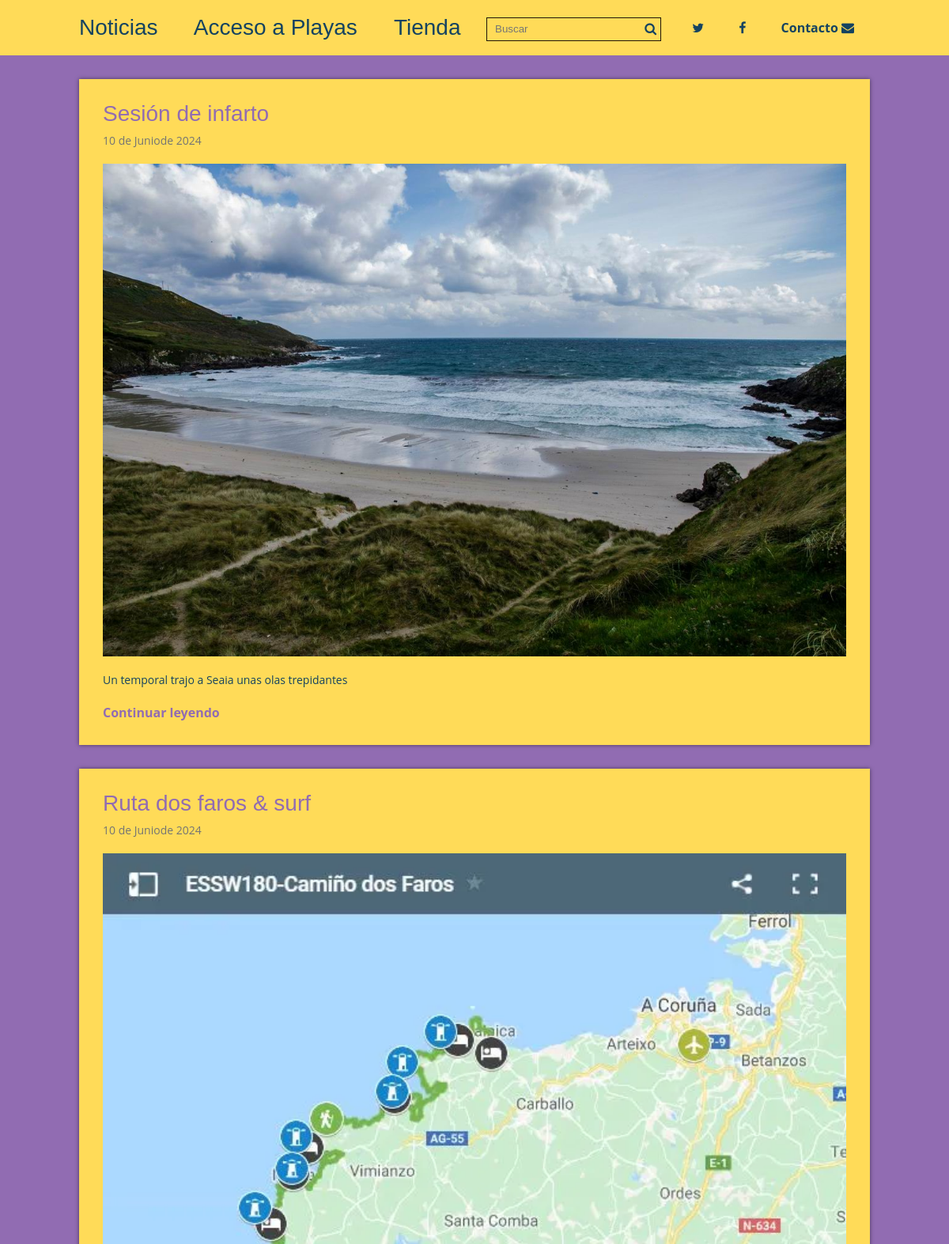
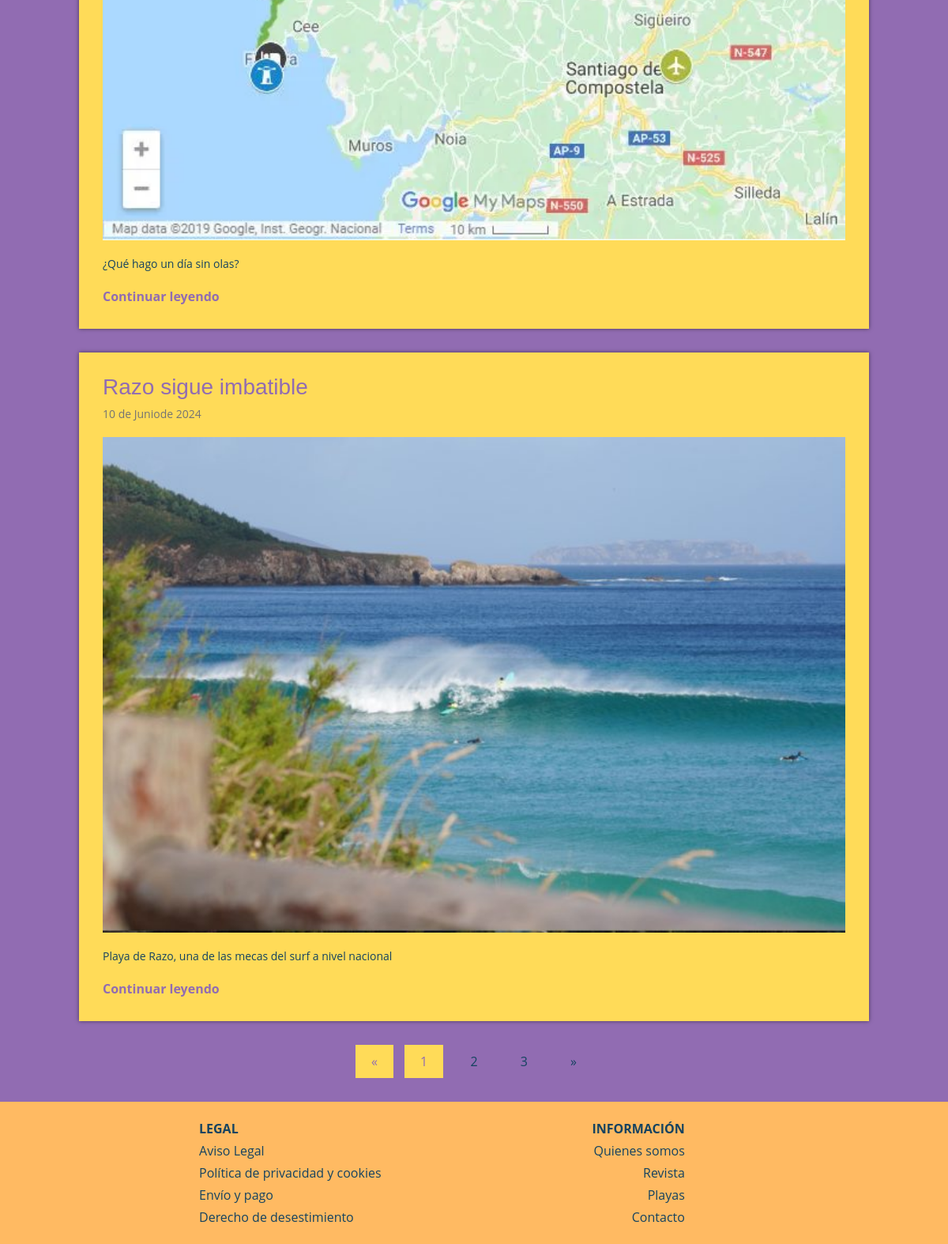
The page /blog/Index.php on the database its author committed (2 pictures, top to bottom).
### tables this page shows
CREATE TABLE IF NOT EXISTS Articulos (
    id INT AUTO_INCREMENT PRIMARY KEY,
    titulo VARCHAR(255) NOT NULL,
    extracto TEXT,
    fecha TIMESTAMP DEFAULT CURRENT_TIMESTAMP,
    text TEXT,
    thumb VARCHAR(255),  
    CodCategoria INT,
    FOREIGN KEY (CodCategoria) REFERENCES Categorias_Articulos(CodCategoria)
);

### blog/admin/config.php (called while the page is built, shortened)
<?php
$blog_config = array(
    'post_por_pagina' => '3',
    'carpeta_imagenes' => 'imagenes/',
);
?>

### blog/functions.php (called while the page is built, shortened)
<?php
function obtener_post($post_por_pagina, $conexion){
    $inicio = (pagina_actual() > 1 ? pagina_actual() * $post_por_pagina - $post_por_pagina : 0);
    $sentencia = $conexion->prepare("SELECT SQL_CALC_FOUND_ROWS * FROM articulos LIMIT $inicio, $post_por_pagina");
    $sentencia->execute();
    return $sentencia->fetchAll();
}
function numero_paginas($post_por_pagina, $conexion){
        $total_post = $conexion->prepare('SELECT FOUND_ROWS() as total');
        $total_post->execute();
        $total_post = $total_post->fetch()['total'];
        $numero_paginas = ceil($total_post / $post_por_pagina);
        return $numero_paginas;
}
function pagina_actual(){
    return isset($_GET['p']) ? (int)$_GET['p'] : 1;
}
function fecha($fecha){
    $timestamp = strtotime($fecha);
    $meses = ['Enero', 'Febrero', 'Marzo', 'Abril', 'Mayo', 'Junio', 'Julio', 'Agosto', 'Septiembre', 'Octubre', 'Noviembre', 'Diciembre'];
    $dia = date('d', $timestamp);
    $mes = date('m', $timestamp) - 1;
    $year = date('Y', $timestamp);
    $fecha = "$dia de " .$meses[$mes] . "de $year";
    return $fecha;
}
?>

### blog/views/index.view.php (the view)
<?php require 'header.php'; ?>
    <div class="contenedor">
    <?php foreach($posts as $post): ?>
    <div class="post">
        <article>
            <h2 class="titulo">
                <a href="single.php?id=<?php echo $post['id']; ?>">
                    <?php echo $post['titulo']; ?>
                </a>
            </h2>
            <p class="fecha"><?php echo fecha( $post['fecha'] ); ?></p>
            <div class="thumb">
                <a href="single.php?id=<?php echo $post['id']; ?>">
                    <img src="<?php echo RUTA; ?>/imagenes/<?php echo $post['thumb']; ?>" alt="">
                </a>
            </div>
            <p class="extracto"><?php echo $post['extracto']; ?></p>
            <a href="single.php?id=<?php echo $post['id']; ?>" class="continuar">Continuar leyendo</a>
        </article>
    </div>
<?php endforeach; ?>
        <?php require 'paginacion.php'; ?>
    </div>
    <?php  require 'footer.php' ; ?>

### blog/Index.php (shortened to what this page needs)
<!DOCTYPE html>
<html lang="en">
<head>
</head>
<body>
    <?php
    require 'admin/config.php';
    require 'functions.php';
    $conexion = conexion($bd_config);
    $posts = obtener_post($blog_config['post_por_pagina'], $conexion);
    require 'views/index.view.php';
    ?>
</body>
</html>

### blog/views/header.php (shortened to what this page needs)
<!DOCTYPE html>
<html lang="en">
<head>
    <link href='https://font.googleapis.com/css?family=Open+Sans' rel='stylesheet' type='text/css'>
    <link href='https://font.googleapis.com/css?family=Oswald' rel='stylesheet' type='text/css'>
    <link rel="stylesheet" href="https://maxcdn.bootstrapcdn.com/font-awesome/4.5.0/css/font-awesome.min.css">
    <link rel="stylesheet" href="<?php echo RUTA; ?>css/estilos.css">
</head>
<body>
    <header>
        <div class="contenedor">
        <div class="logo izquierda">
                <p><a href="<?php echo RUTA; ?>">Noticias</a></p>
            </div>
            <div class="logo izquierda">
                <p><a href="playas.php">&nbsp; &nbsp; &nbsp; Acceso a Playas</a></p>
            </div>
            <div class="logo izquierda">
                <p><a href="#">&nbsp; &nbsp; &nbsp; Tienda</a></p>
            </div>
            <div class="derecha">
                <form name="busqueda" class="buscar" action="<?php echo RUTA; ?>/buscador_mejorado.php" method="get">
                    <input type="text" name="busqueda" placeholder="Buscar">
                    <button type="submit" class="icono fa fa-search"></button>
            </form>
            <nav class="menu">
                <ul>
                    <li><a href="#"><i class="fa fa-twitter"></i></a></li>
                    <li><a href="#"><i class="fa fa-facebook"></i></a></li>
                    <li><a href="#">Contacto <i class="fa fa-envelope"></i></a></li>
                </ul>
            </nav>
            </div>
        </div>
    </header>

### blog/paginacion.php
<?php $numero_paginas = numero_paginas($blog_config['post_por_pagina'], $conexion); ?>
<section class="paginacion">
    <ul>
        <?php if (pagina_actual() === 1): ?>
              <li class="disabled">&laquo;</li>
        <?php else: ?>
            <li><a href="index.php?p=<?php echo pagina_actual() - 1 ?>">&laquo;</a></li>
            <?php endif; ?>
            <?php for($i = 1; $i <= $numero_paginas; $i++): ?>
                <?php if(pagina_actual() === $i): ?>
                    <li class="active">
                        <?php  echo $i; ?>
                    </li>
                <?php else: ?>
                <li><a href="index.php?p=<?php echo $i; ?>"><?php echo $i ?> </a></li>
                <?php  endif; ?>
            <?php endfor; ?>
                <?php if(pagina_actual() == $numero_paginas): ?>
                    <li class="disabled">&raquo;</a></li>
                <?php else: ?>
                <li><a href="index.php?p=<?php echo pagina_actual() + 1;?>">&raquo;</a></li>
                <?php endif; ?>
    </ul>
</section>

### blog/footer.php (shortened to what this page needs)
<head>
</head>
<body>
<div class="footer">
        <div class="footer-left">
            <p><strong>LEGAL</strong></p>
            <p><a href="#">Aviso Legal</a></p>
            <p><a href="#">Política de privacidad y cookies</a></p>
            <p><a href="#">Envío y pago</a></p>
            <p><a href="#">Derecho de desestimiento</a></p>
        </div>
        <div class="footer-right">
            <p><strong>INFORMACIÓN</strong></p>
            <p><a href="Index.php">Quienes somos</a></p>
            <p><a href="Index.php">Revista</a></p>
            <p><a href="#">Playas</a></p>
            <p><a href="#">Contacto</a></p>
        </div>
</div>

### blog/css/estilos.css (style rules this page uses)
* { margin: 0; padding: 0; -webkit-box-sizing: border-box; -moz-box-sizing: border-box; box-sizing: border-box; }
body { font-size: 16px; font-family: 'Open Sans', sans-serif; background:#916cb2; color:#154360; margin: 0; }
h1, h2, h3, h4, h5, h6 { font-family: "Oswald", Arial, Sans-serif; font-weight: normal; }
a { text-decoration: none; color:#916cb2; }
.contenedor { max-width: 1000px; width: 90%; margin: auto; }
.izquierda { float: left; }
.derecha { float: right; }
header { color:#fff; margin-bottom: 30px; background: #ffdb58; }
header .contenedor { overflow: hidden; }
header .logo { max-width: 300px; }
header .logo a { color: #154360; font-family: "Oswald", Arial, Sans-serif; font-size: 28px; line-height: 70px; }
header .buscar { display: inline-block; position: relative; margin-right: 15px; }
header .buscar input[type="text"] { background: none; border:1px solid rgb(31, 21, 8); color:#154360; height: 30px; padding: 0 10px; padding-right: 32px; }
header .buscar .icono { color:#154360; position: absolute; right: 0; background: none; border:none; cursor:pointer; padding: 6px; font-size: 16px; line-height: 16px; }
header .menu { display: inline-block; }
header .menu ul { list-style: none; }
header .menu ul li { display: inline-block; line-height: 70px; }
header .menu ul li a { color: #154360; display: block; padding: 0px 20px; font-weight: bold; }
.post { width: 100%; background: #ffdb58; box-shadow: 0px 0px 5px rgba(0,0,0, .5); margin-bottom: 30px; padding: 30px; color: #154360; }
.post article .titulo { font-family: "Oswald", Arial, Sans-serif; font-size: 28px; font-weight: normal; line-height: 28px; margin-bottom: 10px; }
.post article .titulo a { color:#916cb2; }
.post article .fecha { color:#747474; font-size: 14px; margin-bottom: 20px; }
.post article .thumb { margin-bottom: 20px; }
.post article .thumb img { vertical-align: top; width: 100%; }
.post article .extracto { font-size: 14px; line-height: 20px; margin-bottom: 20px; }
.post article .continuar { color:#916cb2; font-weight: bold; }
.footer { position: relative; bottom: 0; width: 100%; height: 20%; background-color: #FFBA62; color: #154360; padding: 20px; display: flex; justify-content: space-between; align-items: center; margin-top: 30px; }
.footer-left { display: flex; flex-direction: column; align-items: flex-start; margin-left: 20%; }
.footer-left p { margin: 3px 0; }
.footer-left a { text-decoration: none; color: inherit; cursor: pointer; }
.footer-right { display: flex; flex-direction: column; align-items: flex-end; margin-right: 27%; }
.footer-right p { margin: 3px 0; }
.footer-right a { text-decoration: none; color: inherit; cursor: pointer; }
.paginacion { margin-bottom: 30px !important; }
.paginacion ul { list-style: none; text-align: center; }
.paginacion ul li { display: inline-block; margin:0 5px; color:#916cb2; }
.paginacion ul li a { display: block; padding:10px 20px; background: #916cb2; color:#154360; }
.paginacion ul .active { background: #ffdb58; padding:10px 20px; }
.paginacion ul .disabled { background: #ffdb58; padding:10px 20px; cursor: not-allowed; }

### rows shown on the page
articulos: titulo "Sesión de infarto", fecha "10 de Juniode 2024", thumb (picture), extracto "Un temporal trajo a Seaia unas olas trepidantes"
articulos: titulo "Ruta dos faros & surf", fecha "10 de Juniode 2024", thumb (picture), extracto "¿Qué hago un día sin olas?"
articulos: titulo "Razo sigue imbatible", fecha "10 de Juniode 2024", thumb (picture), extracto "Playa de Razo, una de las mecas del surf a nivel nacional"
